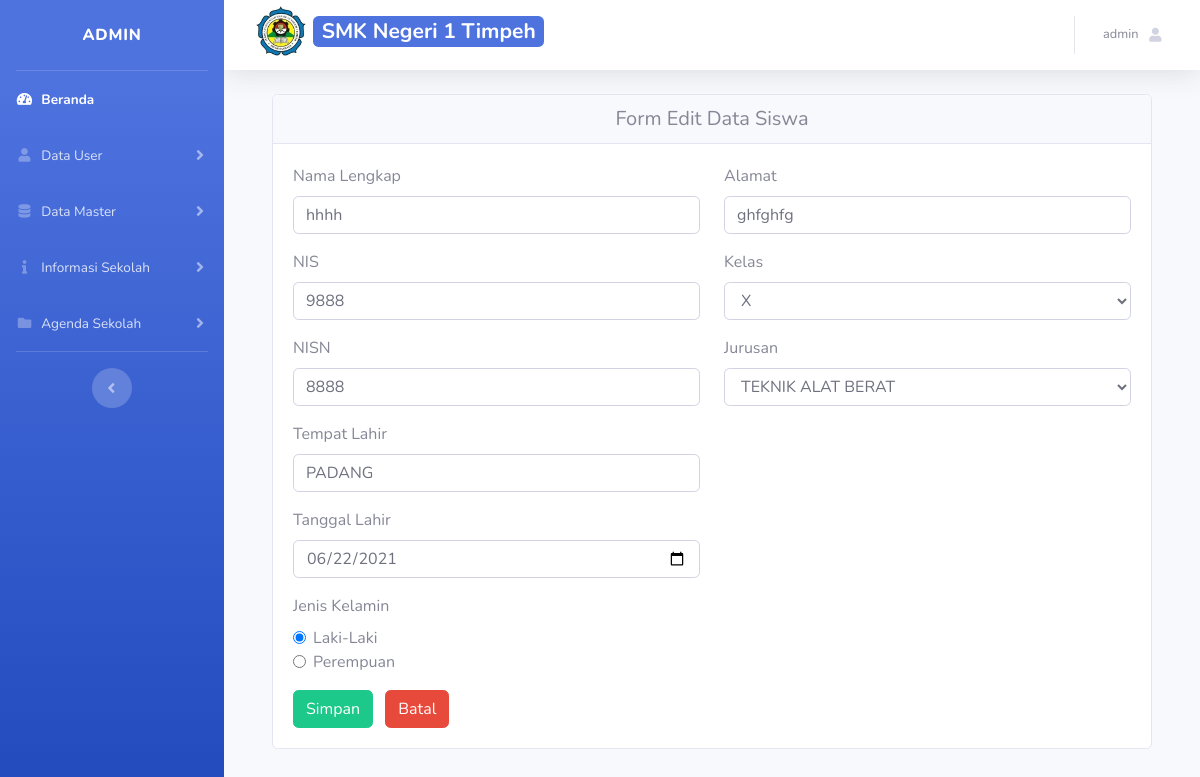
Screenshot of /admin/index.php?page=siswa&act=edit&id=9 (signed in) with the database file from the repository.
### tables this page shows
CREATE TABLE IF NOT EXISTS `tb_sekolah` (
  `id_sekolah` int(11) NOT NULL AUTO_INCREMENT,
  `nama_sekolah` varchar(50) NOT NULL,
  `visi` longtext NOT NULL,
  `misi` longtext NOT NULL,
  `sejarah_sekolah` longtext NOT NULL,
  `kata_sambutan` longtext NOT NULL,
  `foto_logo` varchar(255) NOT NULL,
  `foto_struktur` varchar(255) NOT NULL,
  `peta_sekolah` varchar(255) NOT NULL,
  `lokasi_sekolah` varchar(255) NOT NULL,
  `foto_utama` varchar(255) NOT NULL,
  PRIMARY KEY (`id_sekolah`)
);

CREATE TABLE IF NOT EXISTS `tb_siswa` (
  `id_siswa` int(11) NOT NULL AUTO_INCREMENT,
  `nis` varchar(50) NOT NULL,
  `nisn` varchar(16) NOT NULL,
  `nama_siswa` varchar(50) NOT NULL,
  `tempat_lahir` varchar(50) NOT NULL,
  `tanggal_lahir` date NOT NULL,
  `jk` varchar(50) NOT NULL,
  `alamat` varchar(100) NOT NULL,
  `id_kelas` int(50) NOT NULL,
  `id_programkeahlian` int(50) NOT NULL,
  PRIMARY KEY (`id_siswa`)
);

### admin/modul/siswa/edit_siswa.php (the view, shortened to what this page needs)
<?php
$id = $_GET['id'];
$data = mysqli_query($koneksi, "SELECT * FROM tb_siswa WHERE id_siswa='$id'");
while ($d = mysqli_fetch_array($data)) {
?>
    <div class="container mt-3">
        <div class="card">
            <h5 class="card-header text-center">Form Edit Data Siswa</h5>
            <div class="card-body">
                <div class="row">
                    <div class="col">
                        <form action="" method="POST" enctype="multipart/form-data">
                            <div class="form-group">
                                <label>Nama Lengkap</label>
                                <input type="text" class="form-control" name="nama_siswa" value="<?= $d['nama_siswa']; ?>">
                            </div>
                            <div class="form-group">
                                <label>NIS</label>
                                <input type="number" class="form-control" placeholder="Masukkan NIS" name="nis" value="<?= $d['nis']; ?>">
                            </div>
                            <div class="form-group">
                                <label>NISN</label>
                                <input type="number" class="form-control" placeholder="Masukkan NISN" name="nisn" value="<?= $d['nisn']; ?>">
                            </div>
                            <div class="form-group">
                                <label>Tempat Lahir</label>
                                <input type="text" class="form-control" placeholder="Masukkan Tempat Lahir" name="tempat_lahir" value="<?= $d['tempat_lahir']; ?>">
                            </div>
                            <div class="form-group">
                                <label>Tanggal Lahir</label>
                                <input type="date" class="form-control" placeholder="Masukkan Tanggal Lahir" name="tanggal_lahir" value="<?= $d['tanggal_lahir']; ?>">
                            </div>
                            <div class="form-group">
                                <label>Jenis Kelamin</label>
                                <div class="form-check">
                                    <input type="radio" class="form-check-input" name="jk" id="lk" value="lk" <?php if ($d['jk'] == 'lk') {
                                                                                                                    echo "checked";
                                                                                                                } ?>>
                                    <label class="form-check-label" for="exampleRadios1">
                                        Laki-Laki
                                    </label>
                                </div>
                                <div class="form-check">
                                    <input type="radio" class="form-check-input" name="jk" id="pr" value="pr" <?php if ($d['jk'] == 'pr') {
                                                                                                                    echo "checked";
                                                                                                                } ?>>
                                    <label class="form-check-label" for="exampleRadios2">
                                        Perempuan
                                    </label>
                                </div>
                            </div>
                    </div>
                    <div class="col">
                        <div class="form-group">
                            <label>Alamat</label>
                            <input type="text" class="form-control" placeholder="Masukkan Alamat" name="alamat" value="<?= $d['alamat']; ?>">
                        </div>
                        <div class="form-group">
                            <label>Kelas </label>
                            <select class="form-control" name="id_kelas">
                                <?php
                                $sqlkelas = mysqli_query($koneksi, "SELECT * FROM tb_kelas ORDER BY id_kelas DESC");
                                while ($kelas = mysqli_fetch_array($sqlkelas)) {
                                    if ($kelas['id_kelas'] == $d['id_kelas']) {
                                        $selected = "selected";
                                    } else {
                                        $selected = "";
                                    }
                                    echo "<option value='$kelas[id_kelas]' $selected>$kelas[kelas]</option>";
                                }
                                ?>
                            </select>
                        </div>
                        <div class="form-group">
                            <label>Jurusan </label>
                            <select class="form-control" name="id_programkeahlian">
                                <?php
                                $sqlkelas = mysqli_query($koneksi, "SELECT * FROM tb_programkeahlian ORDER BY id_programkeahlian DESC");
                                while ($kelas = mysqli_fetch_array($sqlkelas)) {
                                    if ($kelas['id_programkeahlian'] == $d['id_programkeahlian']) {
                                        $selected = "selected";
                                    } else {
                                        $selected = "";
                                    }
                                    echo "<option value='$kelas[id_programkeahlian]' $selected>$kelas[nama_programkeahlian]</option>";
                                }
                                ?>
                            </select>
                        </div>
                    </div>
                </div>
                <button name="updateSiswa" type="submit" class="btn btn-success mr-2">Simpan</button>
                <?php
                $url = htmlspecialchars($_SERVER['HTTP_REFERER']);
                ?>
                <a href="<?= $url ?>" class="btn btn-danger mr-2">Batal</a>
            </div>
        </div>
    </div>
<?php
}
?>
</body>
</html>

### admin/index.php (shortened to what this page needs)
<?php
include '../config/koneksi.php';
$oke = mysqli_query($koneksi, "SELECT * FROM tb_sekolah");
$oke1 = mysqli_fetch_array($oke);
if (@$_SESSION['Admin']) {
?>
    <?php
    if (@$_SESSION['Admin']) {
        $sesi = @$_SESSION['Admin'];
    }
    $sql = mysqli_query($koneksi, "SELECT * FROM tb_admin WHERE id_admin = '$sesi'") or die(mysqli_error($koneksi));
    $data = mysqli_fetch_array($sql);
    ?>
    <!DOCTYPE html>
    <html lang="en">
    <head>
        <link href="../assets/assets2/vendor/fontawesome-free/css/all.min.css" rel="stylesheet" type="text/css">
        <link href="../assets/assets2/css/sb-admin-2.min.css" rel="stylesheet">
        <link href="../assets/assets2/vendor/datatables/dataTables.bootstrap4.min.css" rel="stylesheet">
    </head>
    <body id="page-top">
        <div id="wrapper">
            <ul class="navbar-nav bg-gradient-primary sidebar sidebar-dark accordion" id="accordionSidebar">
                <a class="sidebar-brand d-flex align-items-center justify-content-center" href="index.php">
                    <?= $data['nama_admin']; ?>
                </a>
                <hr class="sidebar-divider my-0">
                <li class="nav-item active">
                    <a class="nav-link" href="index.php">
                        <i class="fas fa-fw fa-tachometer-alt"></i>
                        <span>Beranda</span></a>
                </li>
                <li class="nav-item">
                    <a class="nav-link collapsed" href="#" data-toggle="collapse" data-target="#collapseTwo" aria-expanded="true" aria-controls="collapseTwo">
                        <i class="fas fa-fw fa-user"></i>
                        <span>Data User</span>
                    </a>
                </li>
                <li class="nav-item">
                    <a class="nav-link collapsed" href="#" data-toggle="collapse" data-target="#collapseUtilities" aria-expanded="true" aria-controls="collapseUtilities">
                        <i class="fas fa-fw fa-database"></i>
                        <span>Data Master</span>
                    </a>
                </li>
                <li class="nav-item">
                    <a class="nav-link collapsed" href="#" data-toggle="collapse" data-target="#informasiSekolah" aria-expanded="true" aria-controls="informasiSekolah">
                        <i class="fas fa-fw fa-info"></i>
                        <span>Informasi Sekolah</span>
                    </a>
                </li>
                <li class="nav-item">
                    <a class="nav-link collapsed" href="#" data-toggle="collapse" data-target="#kegiatanSekolah" aria-expanded="true" aria-controls="kegiatanSekolah">
                        <i class="fas fa-fw fa-folder"></i>
                        <span>Agenda Sekolah</span>
                    </a>
                </li>
                <hr class="sidebar-divider d-none d-md-block">
                <div class="text-center d-none d-md-inline">
                    <button class="rounded-circle border-0" id="sidebarToggle"></button>
                </div>
            </ul>
            <div id="content-wrapper" class="d-flex flex-column">
                <div id="content">
                    <nav class="navbar navbar-expand navbar-light bg-white topbar mb-4 static-top shadow">
                        <form class="d-none d-sm-inline-block form-inline mr-auto ml-md-3 my-2 my-md-0 mw-100 navbar-search">
                            <h3>
                                <img src="../assets/sumber/img/app/<?= $oke1['foto_logo'] ?>" class="img-fluid" style="width:50px;height:50px;" alt="">
                                <span class="badge badge-primary">
                                    <?= $oke1['nama_sekolah']; ?>
                                </span>
                            </h3>
                        </form>
                        <ul class="navbar-nav ml-auto">
                            <li class="nav-item dropdown no-arrow">
                                <a class="nav-link dropdown-toggle" href="#" id="userDropdown" role="button" data-toggle="dropdown" aria-haspopup="true" aria-expanded="false">
                                    <span class="mr-2 d-none d-lg-inline text-gray-600 small">
                                        <?= $data['nama_admin']; ?>
                                    </span>
                                    <i class="fas fa-user fa-sm fa-fw mr-2 text-gray-400"></i>
                                </a>
                            </li>
                        </ul>
                    </nav>
                    <div class="container-fluid">
                        <?php
                        $page = @$_GET['page'];
                        $act = @$_GET['act'];
                        if ($page == 'guru') {
                            if ($act == '') {
                                include 'modul/guru/data_guru.php';
                            } elseif ($act == 'add') {
                                include 'modul/guru/add_guru.php';
                            } elseif ($act == 'edit') {
                                include 'modul/guru/edit_guru.php';
                            } elseif ($act == 'del') {
                                include 'modul/guru/del_guru.php';
                            }
                        } elseif ($page == 'siswa') {
                            if ($act == '') {
                                include 'modul/siswa/data_siswa.php';
                            } elseif ($act == 'add') {
                                include 'modul/siswa/add_siswa.php';
                            } elseif ($act == 'edit') {
                                include 'modul/siswa/edit_siswa.php';
                            } elseif ($act == 'del') {
                                include 'modul/siswa/del_siswa.php';
                            }
                        } elseif ($page == '') {
                            include 'home.php';
                        } else {
                            echo "<b>4014!</b> Tidak ada halaman !";
                        }
                        ?>
    <?php } else {
    include 'modul/500.html';
}
    ?>
    </body>
    </html>

### rows the page displays
tb_sekolah: foto_logo (picture), nama_sekolah "SMK Negeri 1 Timpeh"
tb_siswa: nama_siswa "hhhh", nis "9888", nisn "8888", tempat_lahir "PADANG", tanggal_lahir "06/22/2021", jk "☑", alamat "ghfghfg"

### other values shown
$data['nama_admin'] "ADMIN"
$data['nama_admin'] "admin"
form field id_kelas "X"
form field id_programkeahlian "TEKNIK ALAT BERAT"
